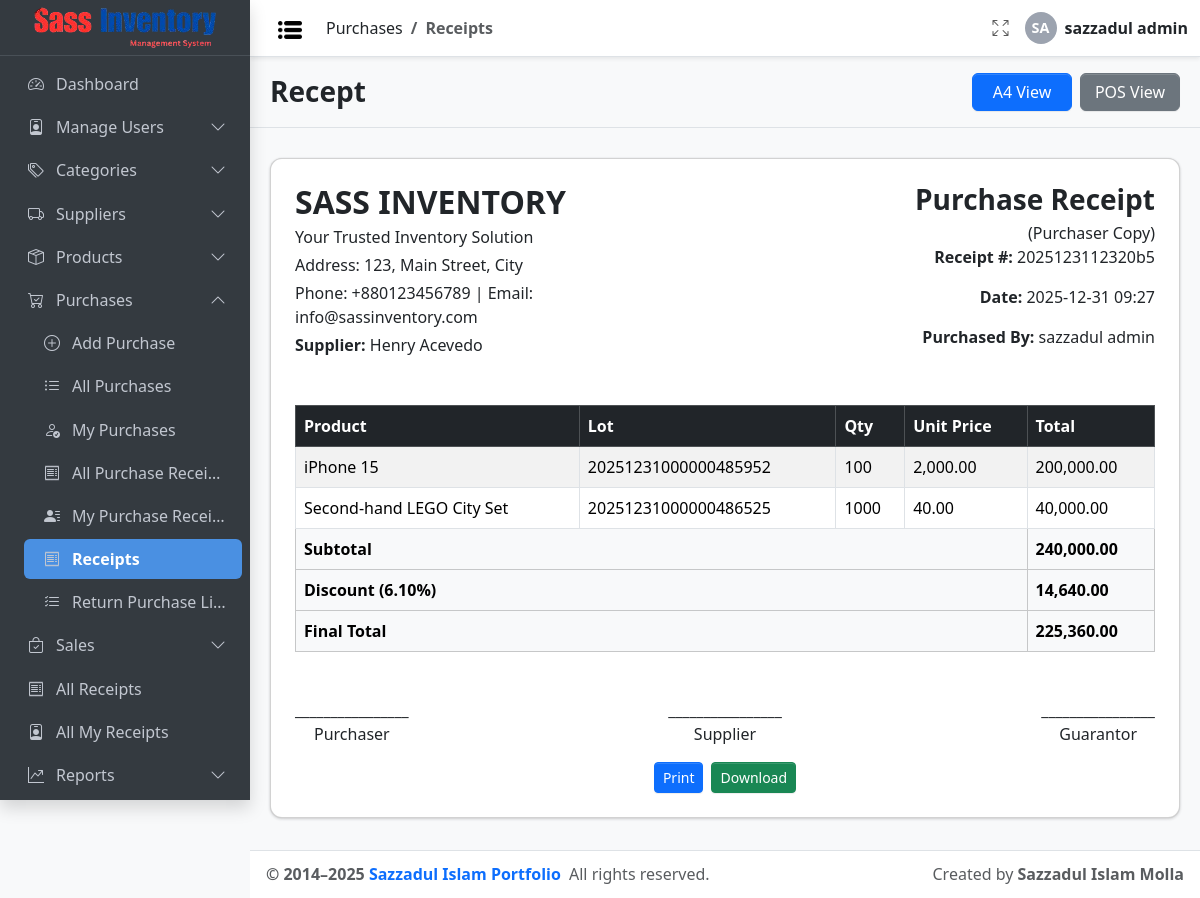
/purchase/receipt.php?id=56 (signed in), run on the app's committed database.
### tables this page shows
CREATE TABLE `supplier` (
  `id` int(11) NOT NULL,
  `name` varchar(100) NOT NULL,
  `phone` varchar(20) DEFAULT NULL,
  `email` varchar(100) DEFAULT NULL,
  `address` text DEFAULT NULL,
  `contact_person` varchar(100) DEFAULT NULL,
  `type` varchar(50) DEFAULT NULL,
  `created_at` timestamp NOT NULL DEFAULT current_timestamp(),
  `updated_at` timestamp NOT NULL DEFAULT current_timestamp() ON UPDATE current_timestamp()
);

CREATE TABLE `receipt` (
  `id` int(11) NOT NULL,
  `receipt_number` varchar(50) NOT NULL,
  `type` enum('purchase','sale') NOT NULL,
  `total_amount` decimal(12,2) NOT NULL DEFAULT 0.00,
  `discount_value` decimal(12,2) DEFAULT 0.00,
  `created_by` int(11) NOT NULL,
  `created_at` timestamp NOT NULL DEFAULT current_timestamp(),
  `updated_at` timestamp NOT NULL DEFAULT current_timestamp() ON UPDATE current_timestamp()
);

CREATE TABLE `user` (
  `id` int(11) NOT NULL,
  `username` varchar(100) NOT NULL,
  `password` text DEFAULT NULL COMMENT 'Password must be hashed',
  `email` varchar(100) DEFAULT NULL,
  `role_id` int(11) NOT NULL COMMENT 'FK to role.id',
  `created_at` timestamp NOT NULL DEFAULT current_timestamp(),
  `updated_at` timestamp NOT NULL DEFAULT current_timestamp() COMMENT 'Auto-update on record change'
);

CREATE TABLE `purchase` (
  `id` int(11) NOT NULL,
  `product_id` int(11) NOT NULL,
  `supplier_id` int(11) DEFAULT NULL COMMENT 'Optional',
  `lot` varchar(50) NOT NULL,
  `quantity` int(11) NOT NULL,
  `product_left` int(11) NOT NULL,
  `purchase_price` decimal(10,2) DEFAULT NULL,
  `purchase_date` date DEFAULT curdate(),
  `created_at` timestamp NOT NULL DEFAULT current_timestamp(),
  `updated_at` timestamp NOT NULL DEFAULT current_timestamp() COMMENT 'Auto-update on record change',
  `receipt_id` int(11) DEFAULT NULL,
  `purchased_by` int(11) NOT NULL
);

CREATE TABLE `product` (
  `id` int(11) NOT NULL,
  `name` varchar(100) NOT NULL,
  `sku` varchar(50) NOT NULL,
  `status` enum('active','inactive') NOT NULL DEFAULT 'active',
  `category_id` int(11) DEFAULT NULL COMMENT 'Nullable — ON DELETE SET NULL',
  `subcategory_id` int(11) DEFAULT NULL,
  `supplier_id` int(11) DEFAULT NULL COMMENT 'Nullable — ON DELETE SET NULL',
  `cost_price` decimal(10,2) NOT NULL,
  `selling_price` decimal(10,2) NOT NULL,
  `vat` decimal(5,2) NOT NULL DEFAULT 0.00,
  `price` decimal(10,2) NOT NULL,
  `quantity_in_stock` int(11) DEFAULT 0,
  `low_stock_limit` int(11) DEFAULT NULL,
  `description` text DEFAULT NULL,
  `image` varchar(255) DEFAULT NULL,
  `created_at` timestamp NOT NULL DEFAULT current_timestamp(),
  `updated_at` timestamp NOT NULL DEFAULT current_timestamp() COMMENT 'Auto-update on record change'
);

### config/db_config.php (called while the page is built, shortened)
<?php
$Project_URL = "http://localhost/Sass_Inventory_Management/";

### purchase/receipt.php (the view, shortened to what this page needs)
<?php
include_once __DIR__ . '/../config/auth_guard.php';
?>
<!doctype html>
<html lang="en">
<head>
  <link rel="stylesheet"
    href="https://cdn.jsdelivr.net/npm/@fontsource/source-sans-3@5.0.12/index.css"
    media="print" onload="this.media='all'" />
  <link rel="stylesheet" href="https://cdn.jsdelivr.net/npm/bootstrap-icons@1.13.1/font/bootstrap-icons.min.css" />
  <link rel="stylesheet" href="https://cdn.jsdelivr.net/npm/bootstrap@5.3.7/dist/css/bootstrap.min.css">
  <link rel="stylesheet" href="<?= $Project_URL ?>/css/adminlte.css" />
</head>
<?php
$receiptId = isset($_GET['id']) ? intval($_GET['id']) : 0;
$conn = connectDB();
$stmt = $conn->prepare("
    SELECT r.*, u.username AS purchaser_name
    FROM receipt r
    LEFT JOIN user u ON r.created_by = u.id
    WHERE r.id = ? AND r.type = 'purchase'
");
$stmt->bind_param("i", $receiptId);
$stmt->execute();
$receipt = $stmt->get_result()->fetch_assoc();
$stmt = $conn->prepare("
    SELECT p.*,
           pr.name AS product_name,
           p.purchase_price AS unit_price,  -- Changed from pr.cost_price to p.purchase_price
           s.name AS supplier_name,
           p.lot
    FROM purchase p
    LEFT JOIN product pr ON p.product_id = pr.id
    LEFT JOIN supplier s ON p.supplier_id = s.id
    WHERE p.receipt_id = ?
");
$stmt->bind_param("i", $receiptId);
$stmt->execute();
$purchaseItems = $stmt->get_result()->fetch_all(MYSQLI_ASSOC);
$subTotal = 0;
foreach ($purchaseItems as $item) {
  $itemTotal = $item['unit_price'] * $item['quantity'];
  $subTotal += $itemTotal;
}
$discountValue = floatval($receipt['discount_value'] ?? 0);
$finalTotal = $subTotal - $discountValue;
$supplierName = $purchaseItems[0]['supplier_name'] ?? '';
?>
<body class="layout-fixed sidebar-expand-lg bg-body-tertiary">
  <div class="app-wrapper">
    <?php include_once '../Inc/Navbar.php'; ?>
    <?php include_once '../Inc/Sidebar.php'; ?>
    <main class="app-main">
      <div class="app-content-header py-3 border-bottom">
        <div class="container-fluid d-flex justify-content-between align-items-center flex-wrap">
          <h3 class="mb-0" style="font-weight: 800;">Recept</h3>
          <div class="d-flex gap-2">
            <button id="btnA4" class="btn btn-primary" style="width: 100px;">A4 View</button>
            <button id="btnPOS" class="btn btn-secondary" style="width: 100px;">POS View</button>
          </div>
        </div>
      </div>
      <div id="a4View" class="card p-4">
        <div class="row mb-4">
          <div class="col-md-6">
            <h2 class="fw-bold mb-1"><?= strtoupper($Project_Name ?? 'Sass Inventory') ?></h2>
            <p class="mb-1">Your Trusted Inventory Solution</p>
            <p class="mb-1">Address: 123, Main Street, City</p>
            <p class="mb-1">Phone: +880123456789 | Email: info@sassinventory.com</p>
            <p class="mb-1"><strong>Supplier:</strong> <?= htmlspecialchars($supplierName) ?></p>
          </div>
          <div class="col-md-6 text-md-end">
            <h3 class="fw-bold mb-1">Purchase Receipt</h3>
            <p class="mb-0">(Purchaser Copy)</p>
            <p><strong>Receipt #:</strong> <?= htmlspecialchars($receipt['receipt_number']) ?></p>
            <p><strong>Date:</strong> <?= date('Y-m-d H:i', strtotime($receipt['created_at'])) ?></p>
            <p><strong>Purchased By:</strong> <?= htmlspecialchars($receipt['purchaser_name']) ?></p>
          </div>
        </div>
        <table class="table table-bordered table-striped mt-3">
          <thead class="table-dark">
            <tr>
              <th>Product</th>
              <th>Lot</th>
              <th>Qty</th>
              <th>Unit Price</th>
              <th>Total</th>
            </tr>
          </thead>
          <tbody>
            <?php foreach ($purchaseItems as $item):
              $itemTotal = $item['unit_price'] * $item['quantity'];
            ?>
              <tr>
                <td><?= htmlspecialchars($item['product_name']) ?></td>
                <td><?= htmlspecialchars($item['lot']) ?></td>
                <td><?= $item['quantity'] ?></td>
                <td><?= number_format($item['unit_price'], 2) ?></td>
                <td><?= number_format($itemTotal, 2) ?></td>
              </tr>
            <?php endforeach; ?>
          </tbody>
          <tfoot class="table-light">
            <tr>
              <th colspan="4">Subtotal</th>
              <th><?= number_format($subTotal, 2) ?></th>
            </tr>
            <tr>
              <th colspan="4">Discount
                (<?php
                  if ($subTotal > 0):
                    echo number_format(($discountValue / $subTotal) * 100, 2) . '%';
                  else:
                    echo '0%';
                  endif;
                  ?>)</th>
              <th><?= number_format($discountValue, 2) ?></th>
            </tr>
            <tr>
              <th colspan="4">Final Total</th>
              <th><?= number_format($finalTotal, 2) ?></th>
            </tr>
          </tfoot>
        </table>
        <div class="signature">
          <div>________________<br>Purchaser</div>
          <div>________________<br>Supplier</div>
          <div>________________<br>Guarantor</div>
        </div>
        <div class="mt-3 d-flex justify-content-center gap-2">
          <button class="btn btn-primary btn-sm" onclick="window.print()">Print</button>
          <button class="btn btn-success btn-sm" onclick="downloadPDF('a4View')">Download</button>
        </div>
      </div>
    </main>
    <?php include_once '../Inc/Footer.php'; ?>
  </div>
</body>
</html>

### purchase/receipt.php (style rules this page uses)
.card { border-radius: 12px; margin: 20px; margin-top: 30px; padding: 20px; margin-bottom: 20px; }
.table td, .table th { vertical-align: middle; }
.signature { margin-top: 30px; display: flex; justify-content: space-between; }
.signature div { text-align: center; }

### data on the page
supplier: name "Henry Acevedo"
receipt: receipt_number "2025123112320b5", created_at "2025-12-31 09:27", created_by.username "sazzadul admin", ($discountValue/$subTotal)*100 "6.10", discount_value "14,640.00", discount_value "225,360.00"
purchase: product.name "iPhone 15", lot "20251231000000485952", quantity "100", purchase_price "2,000.00", itemTotal "200,000.00"
purchase: product.name "Second-hand LEGO City Set", lot "20251231000000486525", quantity "1000", purchase_price "40.00", itemTotal "40,000.00"

### other printed values
$parentTitle "Purchases"
$childTitle "Receipts"
$initials "SA"
$_SESSION['username'] "sazzadul admin"
$menu['title'] "Dashboard"
$menu['title'] "Manage Users"
$menu['title'] "Categories"
$menu['title'] "Suppliers"
$menu['title'] "Products"
$menu['title'] "Purchases"
$sub['title'] "Add Purchase"
$sub['title'] "All Purchases"
$sub['title'] "My Purchases"
$sub['title'] "All Purchase Recei…"
$sub['title'] "My Purchase Recei…"
